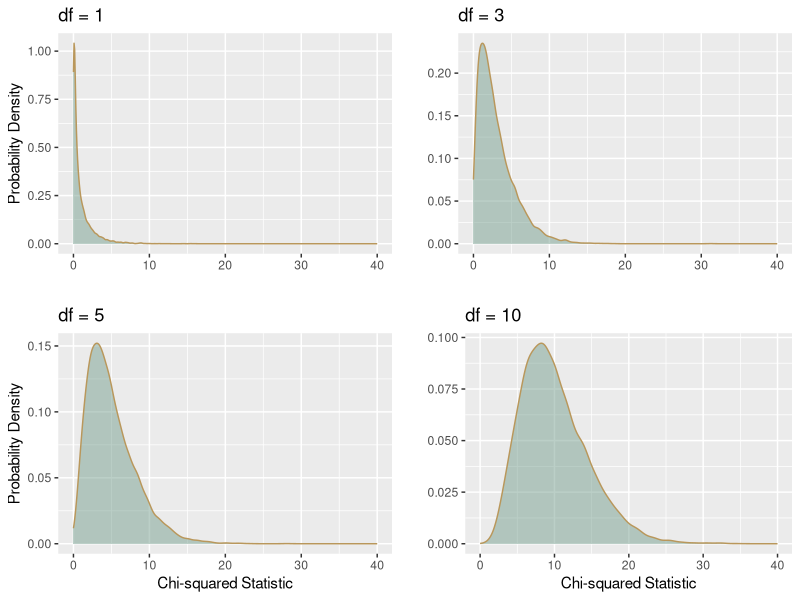
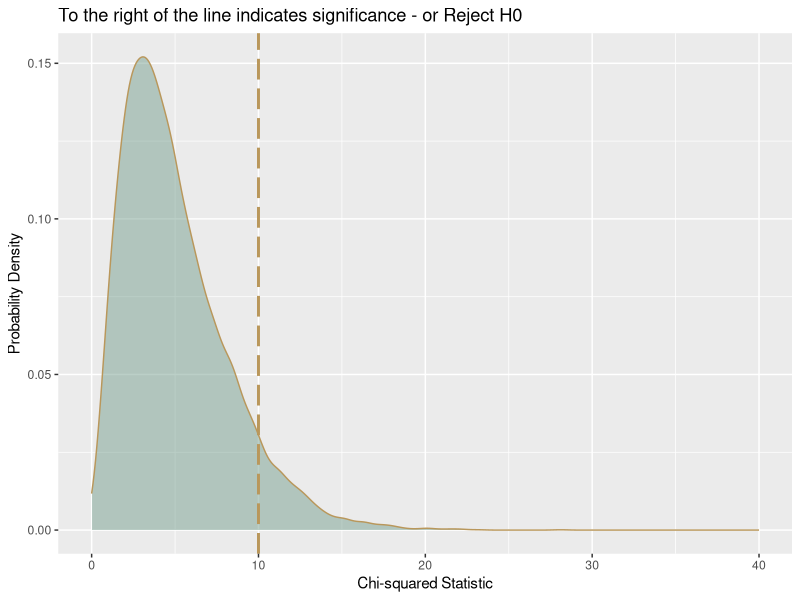

These charts were generated, in order, by the following R code:
## ---- chunk 1
knitr::opts_chunk$set(echo=TRUE, tidy.opts = list(width.cutoff = 70), tidy = TRUE, message=FALSE, warning=FALSE)
## ---- chunk 2
####################################
# Project name: Computing and Interpreting Chi-Square
# Data used: stem.csv, and stemGOF from Blackboard
# Libraries used: N/A
####################################
## ---- chunk 3
##Calculate Totals
TotalUnder35 <- 174+132+90; TotalUnder35 ##Total under 35 age group
Total35up <- 54+72+78; Total35up ## Total 35 and older
TotalUA <- 174+54; TotalUA ## Total Under Armour
TotalNike <- 132 + 72; TotalNike ## Total Nike
TotalAdidas <- 90 + 78; TotalAdidas ## Total Adidas
Total <- 174+132+90+54+72+78; Total ##Grand Total 
## ---- chunk 4
#Put observed values in a vector by row. 
x <- c(174, 132, 90, 54, 72, 78) 
# Turn the vector into a matrix. In this case, we had 2 rows, 3 columns, and entered the data by row. 
o <- matrix(x, 2, 3, byrow=TRUE); o
#Next, we could add the names of the columns and rows values using the dimnames() command. 
dimnames(o) <- list( c("Under 35", "35 and Older"), c("Under Armour", "Nike", "Adidas"))
o
# We can easily calculate the total from here. 
total <- sum(o); total
rowsums <- margin.table(o, 1); rowsums
colsums <- margin.table(o, 2); colsums
prob <- prop.table(o); prob # each cell represents a joint probability
rowprob <- margin.table(prob,1); rowprob #each value represents marginal probability
colprob <- margin.table(prob,2); colprob #each value represents marginal probability
## ---- chunk 5
prob[1,1] #corresponds to the joint probability value associated with Row 1 (Under 35), Col 1 (Under Armour)
## ---- chunk 6
o; prob
## ---- chunk 7
# This is a conditional probability question.
174/396 #or
prob[1,1]/rowprob[1]
## ---- chunk 8
# This is a conditional probability question.
72/204  # or
prob[2,2]/rowprob[2]
## ---- chunk 9
# This is a expected value question.
TotalNike # or
colsums[2]
## ---- chunk 10
# E(X) of 35 Years or older (formula n*p)
n <- total; n  #600
p <- rowprob[2];p #.34

n*p #Or simply the frequency for the column 35 and older

#Var(X) (formula n*p*(1-p))
varx <- n*p*(1-p); varx #134.64

# SD(X) (formula sqrt of variance)
sdx <- sqrt(varx); sdx #11.60345 
## ---- chunk 11
x <- c(197,388,230,103,137,98,20,18,18,13,58,45)
o <- matrix(x, 4, 3, byrow=TRUE); o

dimnames(o) <- list( c("Students", "Faculty/Staff", "Alumni", "Town Residents"),c("Unlikely", "Moderately Likely", "Very Likely"))
o
total <- sum(o); total
rowsums <- margin.table(o, 1); rowsums
colsums <- margin.table(o, 2); colsums
# Lets add the grand total to the colsums
colsums <- c(colsums, total); colsums
## ---- chunk 12
totals <- cbind(o, rowsums); totals
totals <- rbind(totals, colsums); totals
## ---- chunk 13
prob <- prop.table(o); prob
TotalRowProb <- margin.table(prob,1); TotalRowProb
TotalColProb <- margin.table(prob,2); TotalColProb
TotalColProb <- c(TotalColProb, sum(TotalColProb)); TotalColProb
## ---- chunk 14
proportions <- cbind(prob, TotalRowProb); proportions
proportions <- rbind(proportions, TotalColProb); proportions
## ---- chunk 15
# E(X) of Moderately Likely (formula n*p)
n = total; n #1325
p = TotalColProb[2];p #.45358

n*p #Or simply the frequency for the column Moderately Likely

#Var(X) (formula n*p*(1-p))
varx <- n*p*(1-p); varx #328.3955

# SD(X) (formula sqrt of variance)
sdx <- sqrt(varx); sdx #18.12
## ---- chunk 16
library(tidyverse)
set.seed(1)
x1 <-data.frame(rchisq(10000, 1, ncp = FALSE))
colnames(x1) <- "value"
plot1 <- ggplot(data = x1, aes(x = value)) +
     geom_density(fill = "#789F90", color = "#B9975B",alpha=.5)+xlim(0,40)+labs(title = 'df = 1',y = 'Probability Density', x="")


set.seed(1)
x3 <-data.frame(rchisq(10000, 3, ncp = FALSE))
colnames(x3) <- "value"
plot2 <- ggplot(data = x3, aes(x = value)) +
     geom_density(fill = "#789F90", color = "#B9975B",alpha=.5)+xlim(0,40)+labs(title = 'df = 3', y="", x="" )


set.seed(1)
x5 <-data.frame(rchisq(10000, 5, ncp = FALSE))
colnames(x5) <- "value"
plot3 <- ggplot(data = x5, aes(x = value)) +
     geom_density(fill = "#789F90", color = "#B9975B",alpha=.5)+xlim(0,40)+labs(title = 'df = 5',y = 'Probability Density', x="Chi-squared Statistic")


set.seed(1)
x10 <-data.frame(rchisq(10000, 10, ncp = FALSE))
colnames(x10) <- "value"
plot4 <- ggplot(data = x10, aes(x = value)) +
     geom_density(fill = "#789F90", color = "#B9975B",alpha=.5)+xlim(0,40)+labs(title = 'df = 10',y="", x="Chi-squared Statistic")

gridExtra::grid.arrange(plot1, plot2, plot3, plot4)

## ---- chunk 17
set.seed(1)
x5 <-data.frame(rchisq(10000, 5, ncp = FALSE))
colnames(x5) <- "value"

plot5 <- ggplot(data = x5, aes(x = value)) +
     geom_density(fill = "#789F90", color = "#B9975B",alpha=.5)+xlim(0,40)+labs(title = 'To the right of the line indicates significance - or Reject H0',y = 'Probability Density', x="Chi-squared Statistic")+ 
     geom_vline(xintercept = 10, color="#B9975B", linetype = "longdash", lwd=1); plot5
## ---- chunk 18
UA <- c(174, 54)
N <- c(132, 72)
A <- c(90, 78)
## ---- chunk 19
M <- data.frame(UA, N, A); M
## ---- chunk 20
chisq.test(M)
## ---- chunk 21
STEM <- read.csv("data/stem.csv")
STEM
## ---- chunk 22
chisq.test(STEM[,2:3]) 
## ---- chunk 23
#Chi Squared Test Goodness of Fit
o <- c(46, 83, 105, 16)
p <- c(.15, .3, .45, .1)
chisq.test(o, p=p)

## ---- chunk 24
STEMGOF <- read.csv("data/stemGOF.csv")
STEMGOF
chisq.test(STEMGOF$RecentNumbers,p=STEMGOF$X2010Proportions) 
